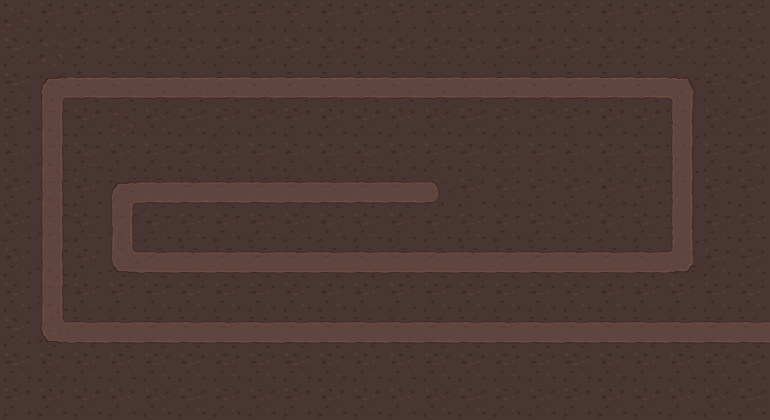

A 2D game scene composited from a Tiled map and its tileset images. What follows is a short description and the map's XML, with each tile layer's data collapsed to a summary:
An orthogonal 22x12 tile map with 35x35 px tiles, 3 tile layers (background, walkable, collision), 2 tilesets and 91 objects.

<map version="1.0" tiledversion="2017.06.27" orientation="orthogonal" renderorder="right-down" width="22" height="12" tilewidth="35" tileheight="35" nextobjectid="150">
 <tileset firstgid="1" name="tiles_spritesheet" tilewidth="35" tileheight="35" spacing="1" tilecount="156" columns="12">
  <image source="../tiles/tiles_spritesheet.png" width="432" height="468" />
 </tileset>
 <tileset firstgid="157" name="2dTopDownTileSet" tilewidth="35" tileheight="35" spacing="1" tilecount="361" columns="19">
  <image source="../tiles/2dTopDownTileSet.png" width="683" height="683" />
 </tileset>
 <layer name="background" width="22" height="12">
  <data>[264 cells, 264 non-empty, 1 distinct tile ids]</data>
 </layer>
 <layer name="walkable" width="22" height="12">
  <data>[264 cells, 78 non-empty, 9 distinct tile ids]</data>
 </layer>
 <layer name="collision" width="22" height="12">
  <properties>
   <property name="collision" type="bool" value="true" />
  </properties>
  <data>[264 cells, 186 non-empty, 2 distinct tile ids]</data>
 </layer>
 <objectgroup name="objects">
  <object id="58" gid="59" x="315" y="34" width="35" height="35" />
  <object id="59" gid="59" x="349" y="36" width="35" height="35" />
  <object id="60" gid="59" x="384" y="34" width="35" height="35" />
  <object id="61" gid="59" x="421" y="35" width="35" height="35" />
  <object id="62" gid="59" x="281" y="34" width="35" height="35" />
  <object id="63" gid="59" x="239" y="31" width="35" height="35" />
  <object id="64" gid="59" x="211" y="35" width="35" height="35" />
  <object id="65" gid="59" x="173" y="36" width="35" height="35" />
  <object id="66" gid="59" x="139" y="33" width="35" height="35" />
  <object id="67" gid="59" x="104" y="33" width="35" height="35" />
  <object id="68" gid="59" x="2" y="34" width="35" height="35" />
  <object id="69" gid="59" x="39" y="36" width="35" height="35" />
  <object id="70" gid="59" x="75" y="34" width="35" height="35" />
  <object id="71" gid="59" x="457" y="36" width="35" height="35" />
  <object id="72" gid="59" x="492" y="37" width="35" height="35" />
  <object id="73" gid="59" x="524" y="34" width="35" height="35" />
  <object id="74" gid="59" x="563" y="34" width="35" height="35" />
  <object id="75" gid="59" x="595" y="34" width="35" height="35" />
  <object id="76" gid="59" x="629" y="37" width="35" height="35" />
  <object id="77" gid="59" x="664" y="37" width="35" height="35" />
  <object id="78" gid="59" x="700" y="34" width="35" height="35" />
  <object id="79" gid="59" x="733" y="35" width="35" height="35" />
  <object id="80" gid="59" x="736" y="419" width="35" height="35" />
  <object id="81" gid="59" x="703" y="421" width="35" height="35" />
  <object id="82" gid="59" x="667" y="419" width="35" height="35" />
  <object id="83" gid="59" x="630" y="421" width="35" height="35" />
  <object id="84" gid="59" x="2" y="419" width="35" height="35" />
  <object id="85" gid="59" x="36" y="419" width="35" height="35" />
  <object id="86" gid="59" x="69" y="421" width="35" height="35" />
  <object id="87" gid="59" x="104" y="418" width="35" height="35" />
  <object id="88" gid="59" x="139" y="419" width="35" height="35" />
  <object id="89" gid="59" x="175" y="422" width="35" height="35" />
  <object id="90" gid="59" x="212" y="420" width="35" height="35" />
  <object id="91" gid="59" x="244" y="420" width="35" height="35" />
  <object id="92" gid="59" x="277" y="420" width="35" height="35" />
  <object id="93" gid="59" x="316" y="420" width="35" height="35" />
  <object id="94" gid="59" x="348" y="420" width="35" height="35" />
  <object id="95" gid="59" x="382" y="421" width="35" height="35" />
  <object id="96" gid="59" x="419" y="422" width="35" height="35" />
  <object id="97" gid="59" x="454" y="419" width="35" height="35" />
  <object id="98" gid="59" x="487" y="421" width="35" height="35" />
  <object id="99" gid="59" x="524" y="423" width="35" height="35" />
  <object id="100" gid="59" x="561" y="421" width="35" height="35" />
  <object id="101" gid="59" x="595" y="419" width="35" height="35" />
  <object id="102" gid="118" x="456" y="210" width="35" height="35" />
  <object id="103" gid="105" x="107" y="140" width="35" height="35" />
  <object id="104" gid="105" x="244" y="315" width="35" height="35" />
  <object id="105" gid="105" x="563" y="176" width="35" height="35" />
  <object id="106" gid="105" x="699" y="210" width="35" height="35" />
  <object id="107" gid="105" x="317" y="71" width="35" height="35" />
  <object id="108" gid="105" x="527" y="385" width="35" height="35" />
  <object id="109" gid="59" x="105" y="175" width="35" height="35" />
  <object id="110" gid="59" x="141" y="175" width="35" height="35" />
  <object id="112" gid="59" x="175" y="176" width="35" height="35" />
  <object id="113" gid="59" x="211" y="178" width="35" height="35" />
  <object id="114" gid="59" x="248" y="178" width="35" height="35" />
  <object id="115" gid="59" x="280" y="176" width="35" height="35" />
  <object id="116" gid="59" x="316" y="175" width="35" height="35" />
  <object id="117" gid="59" x="352" y="176" width="35" height="35" />
  <object id="118" gid="59" x="385" y="176" width="35" height="35" />
  <object id="119" gid="59" x="420" y="174" width="35" height="35" />
  <object id="120" gid="59" x="451" y="176" width="35" height="35" />
  <object id="121" gid="59" x="490" y="173" width="35" height="35" />
  <object id="122" gid="59" x="491" y="212" width="35" height="35" />
  <object id="123" gid="59" x="489" y="245" width="35" height="35" />
  <object id="124" gid="59" x="451" y="243" width="35" height="35" />
  <object id="125" gid="59" x="418" y="245" width="35" height="35" />
  <object id="126" gid="59" x="385" y="245" width="35" height="35" />
  <object id="127" gid="59" x="350" y="246" width="35" height="35" />
  <object id="128" gid="59" x="311" y="245" width="35" height="35" />
  <object id="129" gid="59" x="279" y="241" width="35" height="35" />
  <object id="130" gid="59" x="1" y="70" width="35" height="35" />
  <object id="131" gid="59" x="0" y="107" width="35" height="35" />
  <object id="132" gid="59" x="-2" y="141" width="35" height="35" />
  <object id="133" gid="59" x="2" y="179" width="35" height="35" />
  <object id="134" gid="59" x="-4" y="213" width="35" height="35" />
  <object id="135" gid="59" x="-2" y="245" width="35" height="35" />
  <object id="136" gid="59" x="-1" y="279" width="35" height="35" />
  <object id="137" gid="59" x="-1" y="316" width="35" height="35" />
  <object id="138" gid="59" x="-1" y="349" width="35" height="35" />
  <object id="139" gid="59" x="1" y="387" width="35" height="35" />
  <object id="140" gid="59" x="735" y="387" width="35" height="35" />
  <object id="141" gid="59" x="735" y="312" width="35" height="35" />
  <object id="142" gid="59" x="733" y="277" width="35" height="35" />
  <object id="143" gid="59" x="735" y="242" width="35" height="35" />
  <object id="144" gid="59" x="737" y="207" width="35" height="35" />
  <object id="145" gid="59" x="735" y="174" width="35" height="35" />
  <object id="146" gid="59" x="733" y="138" width="35" height="35" />
  <object id="147" gid="59" x="738" y="109" width="35" height="35" />
  <object id="148" gid="59" x="732" y="64" width="35" height="35" />
  <object id="149" gid="132" x="385" y="209" width="35" height="35" />
 </objectgroup>
</map>
